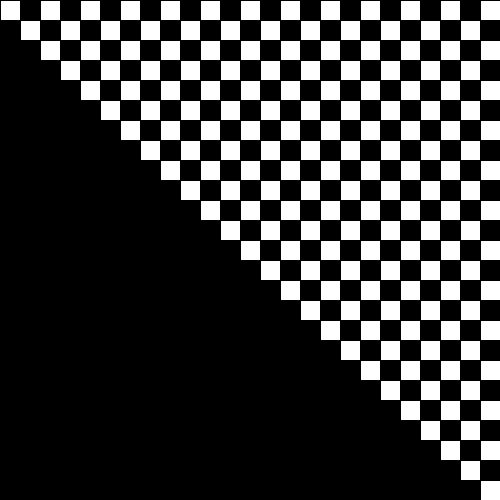
Frame 1 (no input)
Frame 60 (the mouse pressed at the canvas centre just before this capture): identical to frame 1, image omitted
Frame 120 (the mouse held since frame 60 and released just before this capture): identical to frame 1, image omitted

The Processing sketch that drew this single still picture (run headless with seeded random() and noise(); from frame 60 on, the mouse is pressed at the canvas centre):

// Processing sketch: sjones_PP4_1e
// ── sjones_PP4_1e.pde

void setup (){
  size(500,500);

}

void draw (){
  background(0);
 
   
 for(int x =0; x < height; x+=20){
  for(int y = x; y < width; y+=40){
  rect(y,x,20,20);
  }

 }

}
